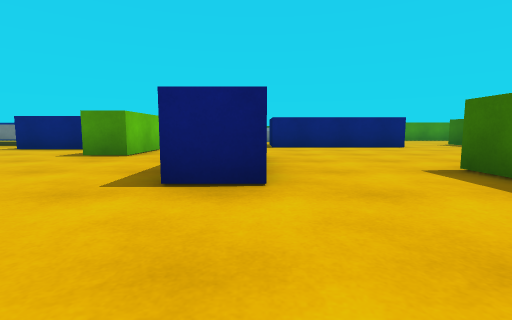
View 1 (above)

24 first-person views from a walk through a 3-D level made in the Unity game engine. The camera is 0.52 m above the floor, tilts 6° down and sees 85° across. The floor is counted in squares, 1 m on a side. Each view is taken from the middle of a square. On the plan, view 1 faces up. The plan holds only what a view shows up to about 9 squares ahead; the rest is blank. The place goes on beyond the plan. The player character is not drawn. Surface patterns are stand-ins for the level's own textures.

View 2
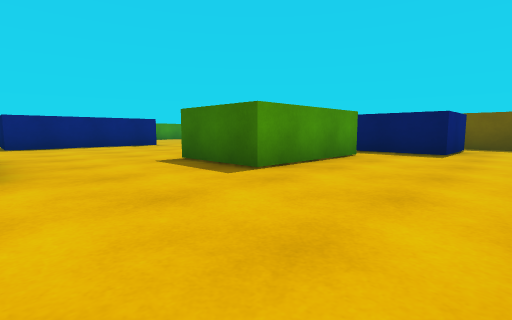

View 3
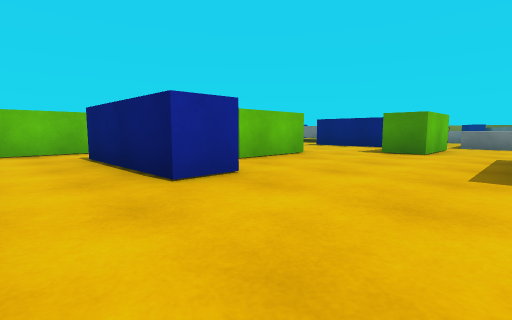

View 4
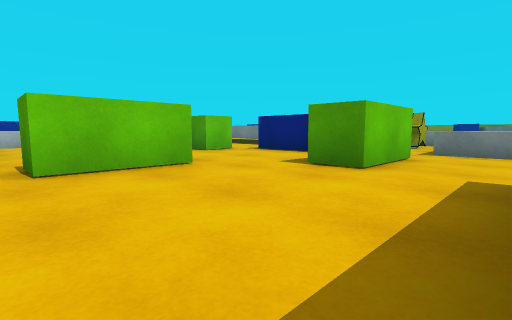

View 5
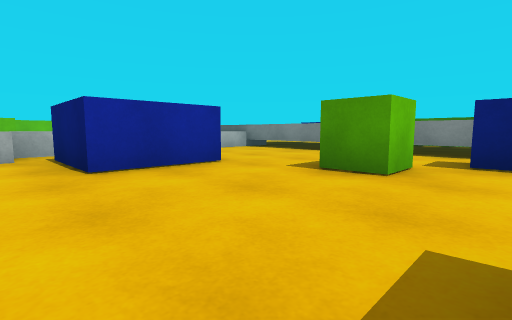

View 6
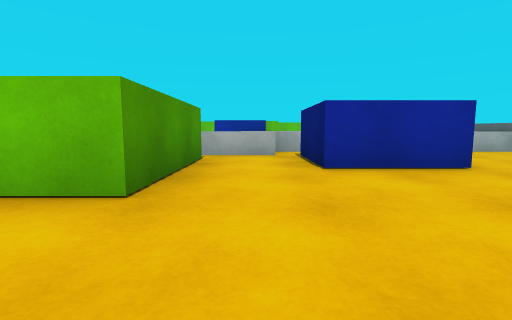

View 7
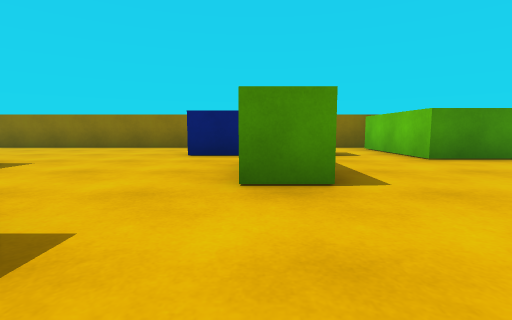

View 8
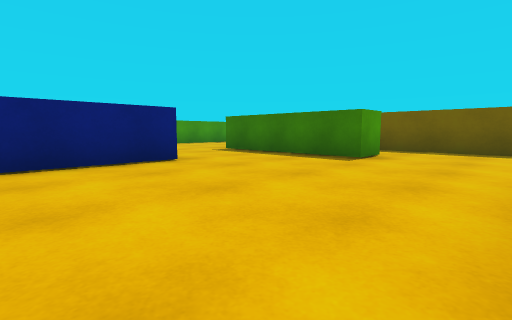

View 9
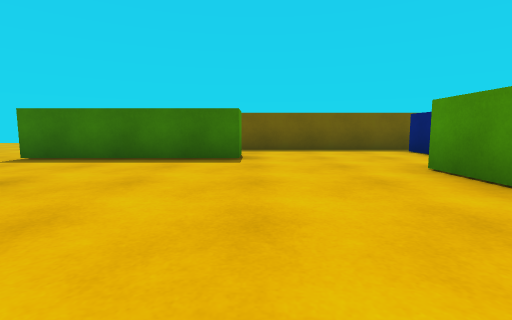

View 10
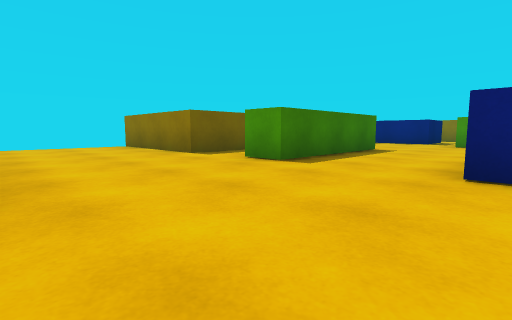

View 11
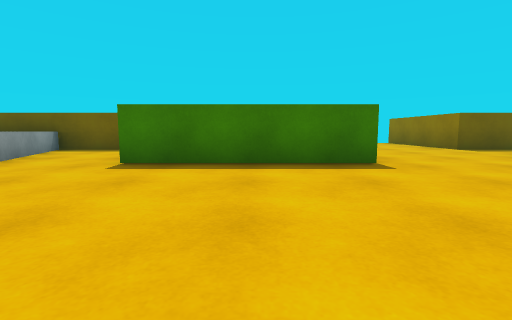

View 12
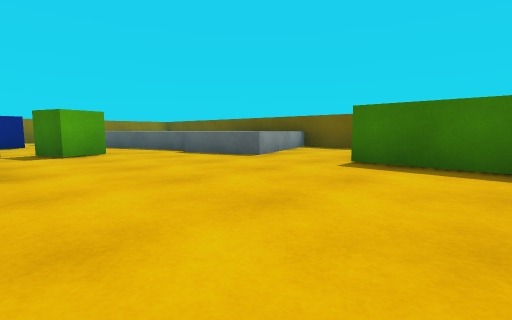

View 13
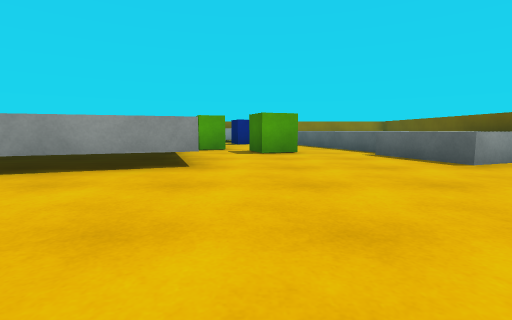

View 14
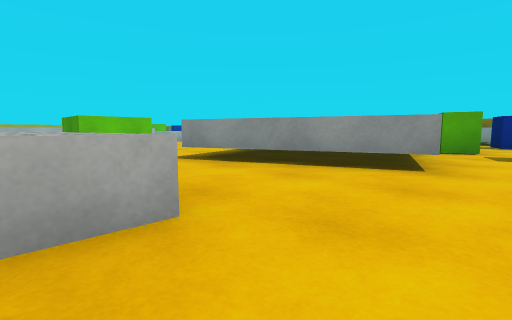

View 15
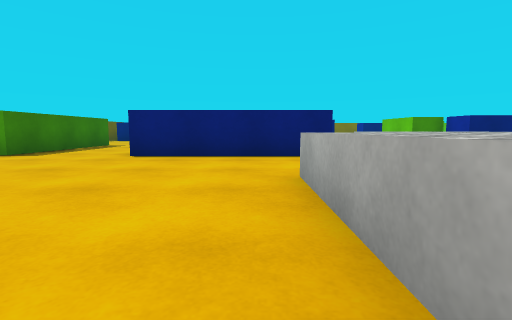

View 16
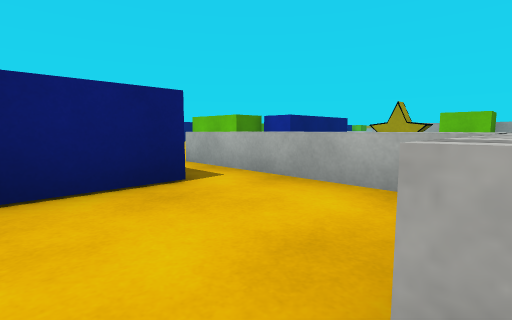

View 17
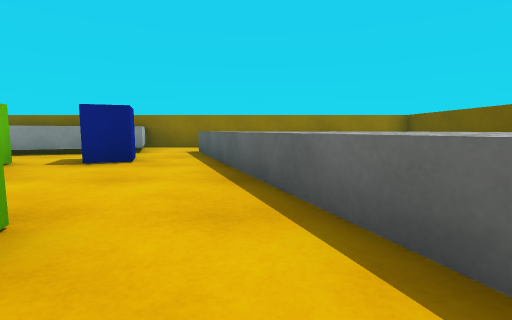

View 18
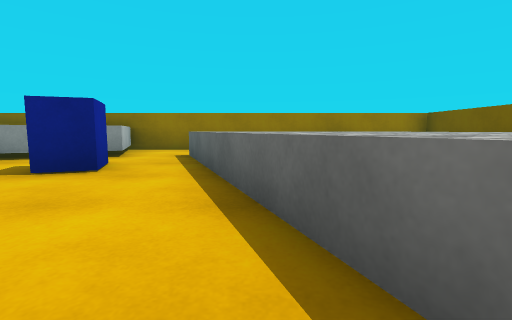

View 19
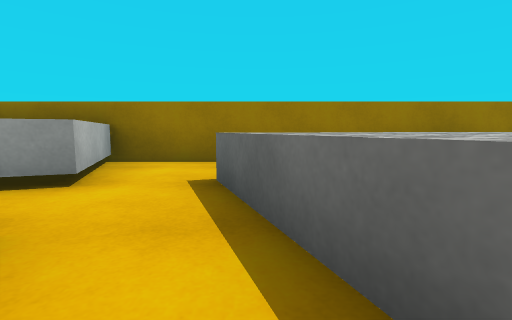

View 20
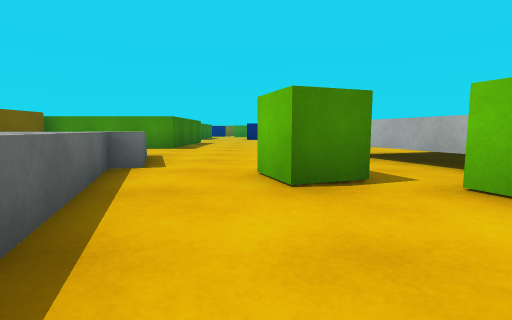

View 21
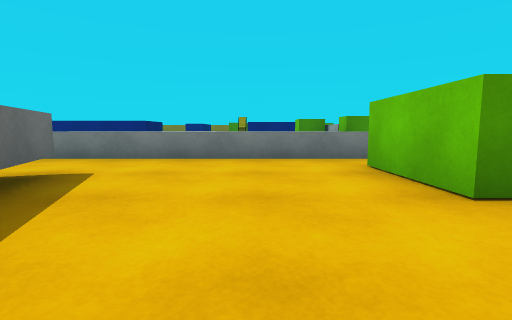

View 22
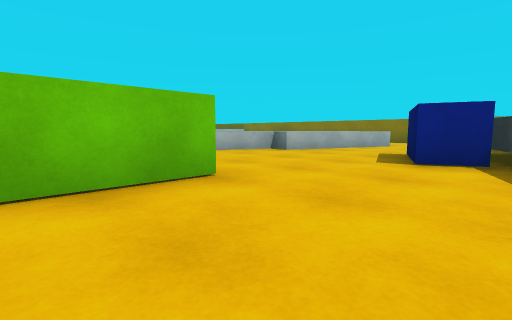

View 23
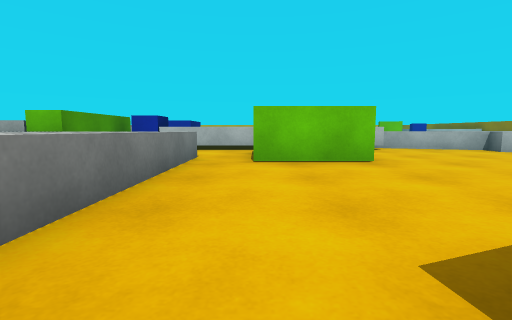

View 24
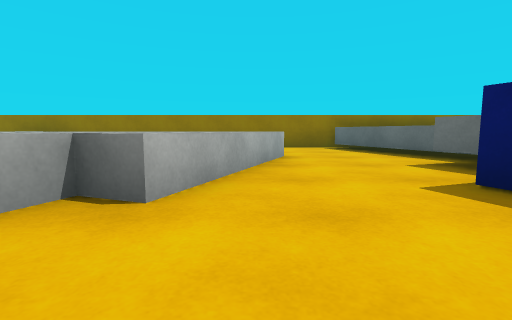

### Floor plan
Key: @ floor where view 1 was taken; # wall or solid block; . floor; ^ raised ledge; B green block; L blue block; S star; C green cube.
Columns run from 15 left of view 1 to 13 right of it. Each row starts with its distance up from view 1.
 31 ##########################
 30  ^       .#^     ^       #
 29          ..^     ^ ^^^^  #
 28         ^..^   ^^# ^^^   #
 27         ^...^    LL^^    #
 26         ^..#    #...^^^^ #
 25      ^^^...^     ...^^^^ #
 24       ^^..LL^   ^#...^^^^#
 23       ^....L^   ^.CC.^^  #
 22       ^.....^   ^....^^^ #
 21       ^......    #...^^^^#
 20          B...^ ^^#...##..#
 19          B....#^.........#
 18       ^.BB............####
 17       ^..^^^^^^^^.....#
 16       ^    ^^ ^^^.....#
 15       L    ^    ^.....#
 14      ####^^^^^^^^.....#   ...
 13         ^   ^^^^^............
 12         ^C  .^^..............
 11         ^   S ^..............
 10  ^^^^^ ^^   .^^.####..##.####
  9   ^... ..   .^^.####..# .#
  8   ^......###B.........#  #
  7     ...CC...B.........##.#
  6      L......B............#
  5      L........  .........#
  4  ^^LLL....B...  .........#
  3  ^^^......B...##..###....#
  2  ^ ^####..........###.LLL#
  1        #.###..........LLL#
  0        #.......@.........#
 -1        #.................#
 -2        ##   #######

Where each view was taken, in squares from view 1:
view 1: 0 up, 0 right, facing up
view 2: 1 down, 0 right, facing up-right
view 3: 1 down, 1 left, facing up-left
view 4: 2 up, 1 left, facing up-left
view 5: 3 up, 6 left, facing up-left
view 6: 3 up, 6 left, facing left
view 7: 7 up, 5 left, facing down
view 8: 4 up, 2 right, facing up-right
view 9: 6 up, 2 right, facing right
view 10: 14 up, 4 right, facing down-right
view 11: 16 up, 2 right, facing right
view 12: 16 up, 2 right, facing up-right
view 13: 16 up, 3 right, facing up
view 14: 16 up, 3 right, facing up-left
view 15: 16 up, 2 right, facing down
view 16: 13 up, 2 right, facing down-left
view 17: 22 up, 5 right, facing up
view 18: 23 up, 5 right, facing up
view 19: 26 up, 4 right, facing up
view 20: 26 up, 4 right, facing down
view 21: 22 up, 4 left, facing down
view 22: 18 up, 3 left, facing up-left
view 23: 18 up, 1 left, facing left
view 24: 22 up, 7 left, facing up
